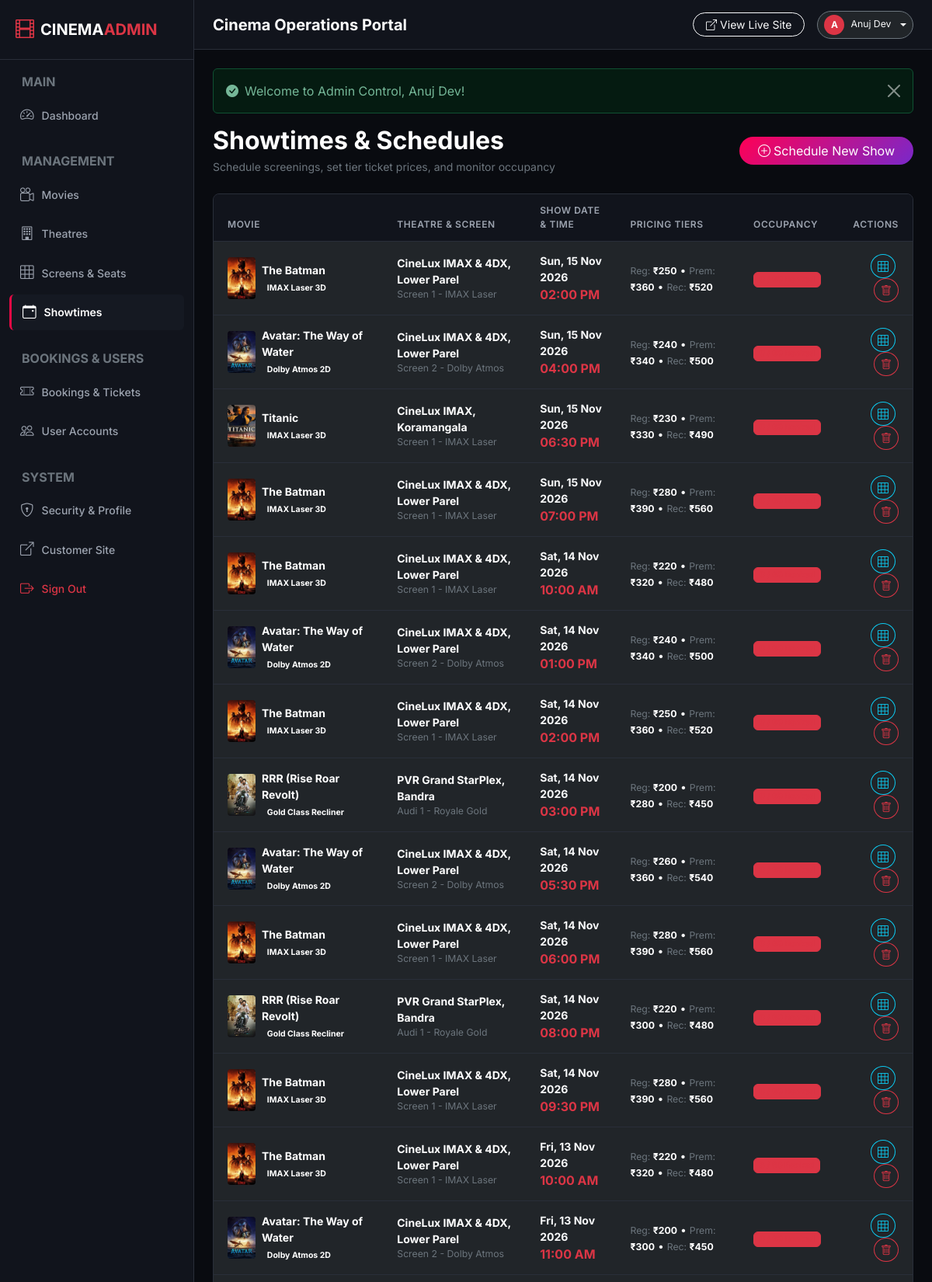
The page /admin/shows.php (signed in, upper part) on the database its author committed.
### tables this page shows
CREATE TABLE `shows` (
  `id` INT AUTO_INCREMENT PRIMARY KEY,
  `movie_id` INT NOT NULL,
  `theatre_id` INT NOT NULL,
  `screen_id` INT NOT NULL,
  `show_date` DATE NOT NULL,
  `show_time` TIME NOT NULL,
  `regular_price` DECIMAL(10, 2) NOT NULL DEFAULT 180.00,
  `premium_price` DECIMAL(10, 2) NOT NULL DEFAULT 280.00,
  `recliner_price` DECIMAL(10, 2) NOT NULL DEFAULT 420.00,
  `status` ENUM('active', 'cancelled', 'completed') DEFAULT 'active',
  `created_at` TIMESTAMP DEFAULT CURRENT_TIMESTAMP,
  INDEX `idx_shows_movie_date` (`movie_id`, `show_date`),
  INDEX `idx_shows_theatre` (`theatre_id`),
  INDEX `idx_shows_screen` (`screen_id`),
  CONSTRAINT `fk_shows_movie` FOREIGN KEY (`movie_id`) REFERENCES `movies` (`id`) ON DELETE CASCADE,
  CONSTRAINT `fk_shows_theatre` FOREIGN KEY (`theatre_id`) REFERENCES `theatres` (`id`) ON DELETE CASCADE,
  CONSTRAINT `fk_shows_screen` FOREIGN KEY (`screen_id`) REFERENCES `screens` (`id`) ON DELETE CASCADE
);

CREATE TABLE `movies` (
  `id` INT AUTO_INCREMENT PRIMARY KEY,
  `title` VARCHAR(200) NOT NULL,
  `slug` VARCHAR(220) NOT NULL UNIQUE,
  `tmdb_id` INT DEFAULT NULL,
  `description` TEXT NOT NULL,
  `duration_mins` INT NOT NULL,
  `release_date` DATE NOT NULL,
  `genre` VARCHAR(120) NOT NULL,
  `language` VARCHAR(60) NOT NULL,
  `rating` DECIMAL(3, 1) DEFAULT 8.5,
  `certificate` VARCHAR(10) DEFAULT 'UA',
  `poster_url` VARCHAR(500) NOT NULL,
  `backdrop_url` VARCHAR(500) NOT NULL,
  `trailer_url` VARCHAR(500) DEFAULT NULL,
  `status` ENUM('now_showing', 'coming_soon') DEFAULT 'now_showing',
  `is_featured` TINYINT(1) DEFAULT 0,
  `created_at` TIMESTAMP DEFAULT CURRENT_TIMESTAMP,
  INDEX `idx_movies_status` (`status`),
  INDEX `idx_movies_slug` (`slug`),
  INDEX `idx_movies_tmdb` (`tmdb_id`)
);

CREATE TABLE `screens` (
  `id` INT AUTO_INCREMENT PRIMARY KEY,
  `theatre_id` INT NOT NULL,
  `screen_name` VARCHAR(60) NOT NULL,
  `screen_type` VARCHAR(50) DEFAULT 'IMAX 2D',
  `total_seats` INT DEFAULT 60,
  `created_at` TIMESTAMP DEFAULT CURRENT_TIMESTAMP,
  INDEX `idx_screens_theatre` (`theatre_id`),
  CONSTRAINT `fk_screens_theatre` FOREIGN KEY (`theatre_id`) REFERENCES `theatres` (`id`) ON DELETE CASCADE
);

CREATE TABLE `theatres` (
  `id` INT AUTO_INCREMENT PRIMARY KEY,
  `city_id` INT NOT NULL,
  `name` VARCHAR(150) NOT NULL,
  `address` TEXT NOT NULL,
  `contact_phone` VARCHAR(20) DEFAULT NULL,
  `facilities` VARCHAR(255) DEFAULT 'Dolby Atmos, 4K Laser, Recliner Seats, Cafeteria, Valet Parking',
  `is_active` TINYINT(1) DEFAULT 1,
  `created_at` TIMESTAMP DEFAULT CURRENT_TIMESTAMP,
  INDEX `idx_theatre_city` (`city_id`),
  CONSTRAINT `fk_theatres_city` FOREIGN KEY (`city_id`) REFERENCES `cities` (`id`) ON DELETE CASCADE
);

### admin/shows.php (the view, shortened to what this page needs)
<?php
$pdo = getDBConnection();
$shows = $pdo->query("
    SELECT s.*, m.title AS movie_title, m.poster_url, t.name AS theatre_name, sc.screen_name, sc.screen_type,
           (SELECT COUNT(*) FROM booking_seats bs WHERE bs.show_id = s.id) AS booked_count
    FROM shows s
    JOIN movies m ON s.movie_id = m.id
    JOIN theatres t ON s.theatre_id = t.id
    JOIN screens sc ON s.screen_id = sc.id
    ORDER BY s.show_date DESC, s.show_time ASC
")->fetchAll();
include __DIR__ . '/includes/header.php';
?>
<div class="d-flex justify-content-between align-items-center mb-4">
    <div>
        <h2 class="text-white fw-bold mb-1">Showtimes & Schedules</h2>
        <p class="text-secondary small mb-0">Schedule screenings, set tier ticket prices, and monitor occupancy</p>
    </div>
    <button class="btn btn-danger rounded-pill px-4" style="background: linear-gradient(135deg, #ff0055 0%, #7928ca 100%); border: none;" data-bs-toggle="modal" data-bs-target="#showModal">
        <i class="bi bi-plus-circle me-1"></i>Schedule New Show
    </button>
</div>
<div class="admin-card">
    <div class="table-responsive">
        <table class="table admin-table">
            <thead>
                <tr>
                    <th>Movie</th>
                    <th>Theatre & Screen</th>
                    <th>Show Date & Time</th>
                    <th>Pricing Tiers</th>
                    <th>Occupancy</th>
                    <th class="text-end">Actions</th>
                </tr>
            </thead>
            <tbody>
                <?php foreach ($shows as $sh): ?>
                    <tr>
                        <td>
                            <div class="d-flex align-items-center gap-2">
                                <img src="<?= movie_poster_url($sh['poster_url']) ?>" alt="<?= htmlspecialchars($sh['movie_title']) ?>" style="width: 36px; height: 54px; aspect-ratio: 2 / 3; object-fit: cover; border-radius: 4px;" onerror="this.onerror=null; this.src='<?= asset_url('images/poster-placeholder.svg') ?>';">
                                <div>
                                    <strong class="text-white d-block"><?= htmlspecialchars($sh['movie_title']) ?></strong>
                                    <span class="badge bg-purple bg-opacity-25 text-purple-light fs-xs"><?= htmlspecialchars($sh['screen_type']) ?></span>
                                </div>
                            </div>
                        </td>
                        <td>
                            <strong class="text-white"><?= htmlspecialchars($sh['theatre_name']) ?></strong>
                            <small class="text-secondary d-block"><?= htmlspecialchars($sh['screen_name']) ?></small>
                        </td>
                        <td>
                            <span class="text-light fw-bold"><?= format_date($sh['show_date'], 'D, d M Y') ?></span>
                            <div class="text-danger fw-bold fs-6"><?= format_time($sh['show_time']) ?></div>
                        </td>
                        <td>
                            <span class="text-secondary small">Reg: <strong class="text-white">₹<?= number_format($sh['regular_price']) ?></strong></span> &bull;
                            <span class="text-secondary small">Prem: <strong class="text-white">₹<?= number_format($sh['premium_price']) ?></strong></span> &bull;
                            <span class="text-secondary small">Rec: <strong class="text-white">₹<?= number_format($sh['recliner_price']) ?></strong></span>
                        </td>
                        <td>
                            <span class="badge bg-danger bg-opacity-20 text-danger border border-danger border-opacity-30">
                            </span>
                        </td>
                        <td class="text-end">
                            <a href="<?= base_url('seats.php?show_id=' . $sh['id']) ?>" target="_blank" class="btn btn-sm btn-outline-info rounded-circle me-1" title="View Seat Layout">
                                <i class="bi bi-grid-3x3"></i>
                            </a>
                            <form action="" method="POST" class="d-inline" onsubmit="return confirm('Delete this scheduled show?');">
                                <button type="submit" class="btn btn-sm btn-outline-danger rounded-circle" title="Delete">
                                    <i class="bi bi-trash"></i>
                                </button>
                            </form>
                        </td>
                    </tr>
                <?php endforeach; ?>
            </tbody>
        </table>
    </div>
</div>
<?php include __DIR__ . '/includes/footer.php'; ?>

### assets/css/admin.css (style rules this page uses)
:root { --admin-bg: #090B10; --admin-sidebar: #11141C; --admin-card: #151922; --admin-elevated: #1F2533; --admin-border: #292E39; --admin-border-light: #363C4A; --admin-accent: #E50945; --admin-accent-hover: #CC073D; --text-primary: #F5F5F5; --text-secondary: #9CA3AF; --text-muted: #6B7280; --font-family: 'Inter', -apple-system, BlinkMacSystemFont, "Segoe UI", Roboto, sans-serif; --transition-fast: all 0.2s ease-in-out; }
body.admin-body { background-color: var(--admin-bg); color: var(--text-primary); font-family: var(--font-family); min-height: 100vh; display: flex; -webkit-font-smoothing: antialiased; }
.admin-card { background: var(--admin-card); border: 1px solid var(--admin-border); border-radius: 8px; overflow: hidden; }
.admin-table { margin-bottom: 0; color: var(--text-primary); font-size: 0.875rem; }
.admin-table th { background: var(--admin-sidebar); color: var(--text-secondary); font-size: 0.75rem; text-transform: uppercase; letter-spacing: 0.05em; border-bottom: 1px solid var(--admin-border); padding: 12px 18px; font-weight: 600; }
.admin-table td { padding: 14px 18px; vertical-align: middle; border-bottom: 1px solid var(--admin-border); color: var(--text-primary); }

### rows shown on the page
shows: movie.title (picture), movie.title "The Batman", screen.screen_type "IMAX Laser 3D", theatre.name "CineLux IMAX & 4DX, Lower Parel", screen.screen_name "Screen 1 - IMAX Laser", show_date "Sun, 15 Nov 2026", show_time "02:00 PM", regular_price "250", premium_price "360", recliner_price "520"
shows: movie.poster_url (picture), movie.title "Avatar: The Way of Water", screen.screen_type "Dolby Atmos 2D", theatre.name "CineLux IMAX & 4DX, Lower Parel", screen.screen_name "Screen 2 - Dolby Atmos", show_date "Sun, 15 Nov 2026", show_time "04:00 PM", regular_price "240", premium_price "340", recliner_price "500"
shows: movie.title (picture), movie.title "Titanic", screen.screen_type "IMAX Laser 3D", theatre.name "CineLux IMAX, Koramangala", screen.screen_name "Screen 1 - IMAX Laser", show_date "Sun, 15 Nov 2026", show_time "06:30 PM", regular_price "230", premium_price "330", recliner_price "490"
shows: movie.title (picture), movie.title "The Batman", screen.screen_type "IMAX Laser 3D", theatre.name "CineLux IMAX & 4DX, Lower Parel", screen.screen_name "Screen 1 - IMAX Laser", show_date "Sun, 15 Nov 2026", show_time "07:00 PM", regular_price "280", premium_price "390", recliner_price "560"
shows: movie.title (picture), movie.title "The Batman", screen.screen_type "IMAX Laser 3D", theatre.name "CineLux IMAX & 4DX, Lower Parel", screen.screen_name "Screen 1 - IMAX Laser", show_date "Sat, 14 Nov 2026", show_time "10:00 AM", regular_price "220", premium_price "320", recliner_price "480"
shows: movie.poster_url (picture), movie.title "Avatar: The Way of Water", screen.screen_type "Dolby Atmos 2D", theatre.name "CineLux IMAX & 4DX, Lower Parel", screen.screen_name "Screen 2 - Dolby Atmos", show_date "Sat, 14 Nov 2026", show_time "01:00 PM", regular_price "240", premium_price "340", recliner_price "500"
shows: movie.title (picture), movie.title "The Batman", screen.screen_type "IMAX Laser 3D", theatre.name "CineLux IMAX & 4DX, Lower Parel", screen.screen_name "Screen 1 - IMAX Laser", show_date "Sat, 14 Nov 2026", show_time "02:00 PM", regular_price "250", premium_price "360", recliner_price "520"
shows: movie.poster_url (picture), movie.title "RRR (Rise Roar Revolt)", screen.screen_type "Gold Class Recliner", theatre.name "PVR Grand StarPlex, Bandra", screen.screen_name "Audi 1 - Royale Gold", show_date "Sat, 14 Nov 2026", show_time "03:00 PM", regular_price "200", premium_price "280", recliner_price "450"
shows: movie.poster_url (picture), movie.title "Avatar: The Way of Water", screen.screen_type "Dolby Atmos 2D", theatre.name "CineLux IMAX & 4DX, Lower Parel", screen.screen_name "Screen 2 - Dolby Atmos", show_date "Sat, 14 Nov 2026", show_time "05:30 PM", regular_price "260", premium_price "360", recliner_price "540"
shows: movie.title (picture), movie.title "The Batman", screen.screen_type "IMAX Laser 3D", theatre.name "CineLux IMAX & 4DX, Lower Parel", screen.screen_name "Screen 1 - IMAX Laser", show_date "Sat, 14 Nov 2026", show_time "06:00 PM", regular_price "280", premium_price "390", recliner_price "560"
shows: movie.poster_url (picture), movie.title "RRR (Rise Roar Revolt)", screen.screen_type "Gold Class Recliner", theatre.name "PVR Grand StarPlex, Bandra", screen.screen_name "Audi 1 - Royale Gold", show_date "Sat, 14 Nov 2026", show_time "08:00 PM", regular_price "220", premium_price "300", recliner_price "480"
shows: movie.title (picture), movie.title "The Batman", screen.screen_type "IMAX Laser 3D", theatre.name "CineLux IMAX & 4DX, Lower Parel", screen.screen_name "Screen 1 - IMAX Laser", show_date "Sat, 14 Nov 2026", show_time "09:30 PM", regular_price "280", premium_price "390", recliner_price "560"
shows: movie.title (picture), movie.title "The Batman", screen.screen_type "IMAX Laser 3D", theatre.name "CineLux IMAX & 4DX, Lower Parel", screen.screen_name "Screen 1 - IMAX Laser", show_date "Fri, 13 Nov 2026", show_time "10:00 AM", regular_price "220", premium_price "320", recliner_price "480"
shows: movie.poster_url (picture), movie.title "Avatar: The Way of Water", screen.screen_type "Dolby Atmos 2D", theatre.name "CineLux IMAX & 4DX, Lower Parel", screen.screen_name "Screen 2 - Dolby Atmos", show_date "Fri, 13 Nov 2026", show_time "11:00 AM", regular_price "200", premium_price "300", recliner_price "450"

### other values the page prints
$currentAdmin['full_name'] "Anuj Dev"
$flash['message'] "Welcome to Admin Control, Anuj Dev!"
